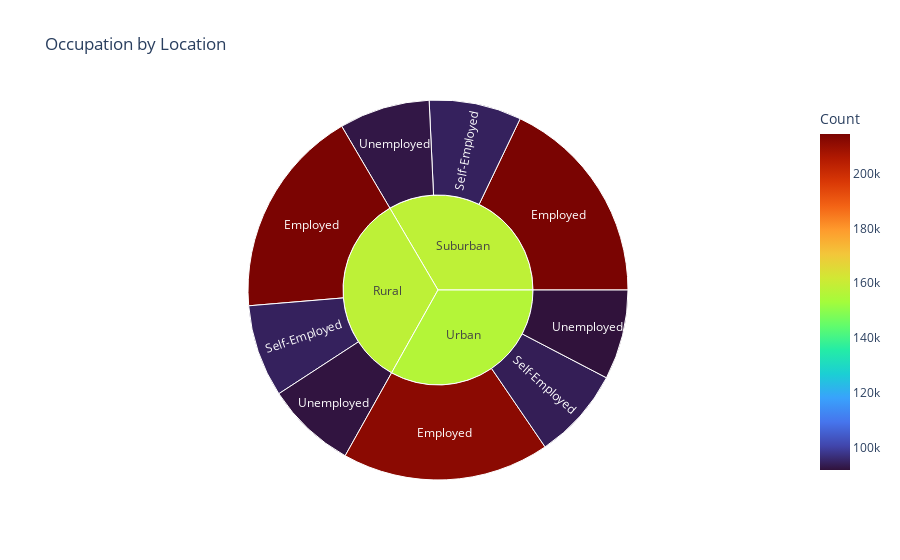

Notebook code for this chart:
### Code cell
fig = px.sunburst(location_group, 
                  path=['Location', 'Occupation'], 
                  values='Count', 
                  title="Occupation by Location",
                  color='Count', 
                  color_continuous_scale='turbo')

fig.show()

### Figure 1 — Plotly figure (JSON) as saved in the notebook; plotly's stock layout.template omitted (floating-point values rounded to 4 significant figures)
{"data": [{"branchvalues": "total", "customdata": [[214380], [214558], [211887], [94391], [94376], [93878], [92176], [92608], [91746], [158000.0], [158200.0], [156300.0]], "domain": {"x": [0, 1], "y": [0, 1]}, "hovertemplate": "labels=%{label}<br>Count_sum=%{value}<br>parent=%{parent}<br>id=%{id}<br>Count=%{color}<extra></extra>", "ids": ["Rural/Employed", "Suburban/Employed", "Urban/Employed", "Rural/Self-Employed", "Suburban/Self-Employed", "Urban/Self-Employed", "Rural/Unemployed", "Suburban/Unemployed", "Urban/Unemployed", "Rural", "Suburban", "Urban"], "labels": ["Employed", "Employed", "Employed", "Self-Employed", "Self-Employed", "Self-Employed", "Unemployed", "Unemployed", "Unemployed", "Rural", "Suburban", "Urban"], "marker": {"coloraxis": "coloraxis", "colors": [214380, 214558, 211887, 94391, 94376, 93878, 92176, 92608, 91746, 158000.0, 158200.0, 156300.0]}, "name": "", "parents": ["Rural", "Suburban", "Urban", "Rural", "Suburban", "Urban", "Rural", "Suburban", "Urban", "", "", ""], "type": "sunburst", "values": [214380, 214558, 211887, 94391, 94376, 93878, 92176, 92608, 91746, 400947, 401542, 397511]}], "layout": {"coloraxis": {"colorbar": {"title": {"text": "Count"}}, "colorscale": [[0, "#30123b"], [0.07143, "#4145ab"], [0.1429, "#4675ed"], [0.2143, "#39a2fc"], [0.2857, "#1bcfd4"], [0.3571, "#24eca6"], [0.4286, "#61fc6c"], [0.5, "#a4fc3b"], [0.5714, "#d1e834"], [0.6429, "#f3c63a"], [0.7143, "#fe9b2d"], [0.7857, "#f36315"], [0.8571, "#d93806"], [0.9286, "#b11901"], [1, "#7a0402"]]}, "legend": {"tracegroupgap": 0}, "title": {"text": "Occupation by Location"}}}
